Frame 1 (no input): blank canvas, image omitted
Frame 60 (the mouse pressed at the canvas centre just before this capture): blank canvas, image omitted
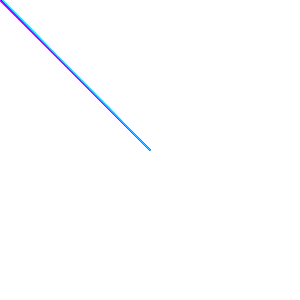
Frame 120 (the mouse held since frame 60 and released just before this capture)

The Processing sketch whose frames 1 and 60 were blank and that drew this single picture after the mouse press (run headless with seeded random() and noise(); from frame 60 on, the mouse is pressed at the canvas centre):

// Processing sketch: processing_181692
// ── processing_181692.pde


void setup() {  

size(300,300); 
background (255);

}  


void draw() {  

 line(0, 0, mouseX, mouseY);  

 stroke(0,0,255);  

 line(1, 0, mouseX, mouseY); 

 stroke(0,255,255);  

 line(2, 0, mouseX, mouseY);  

 stroke(255,0,300); 

}  
